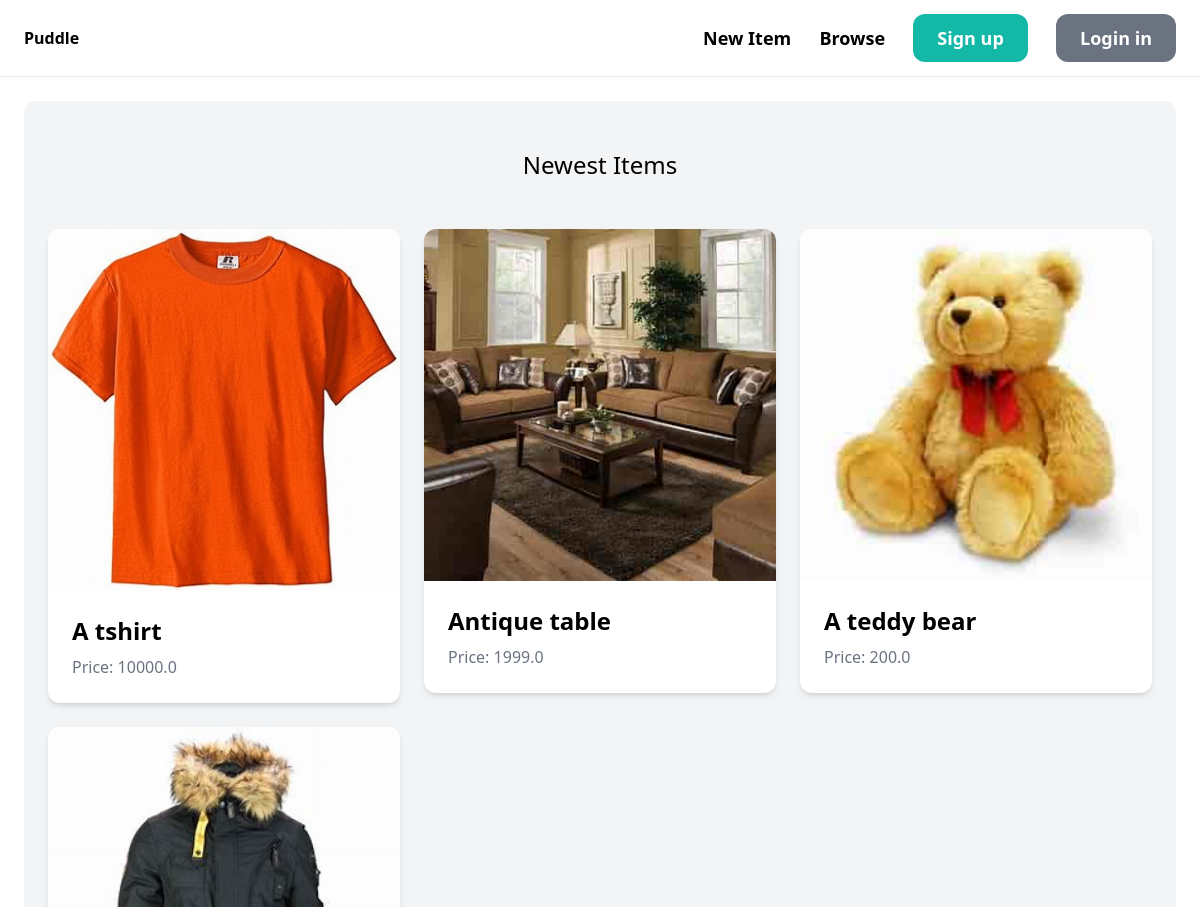
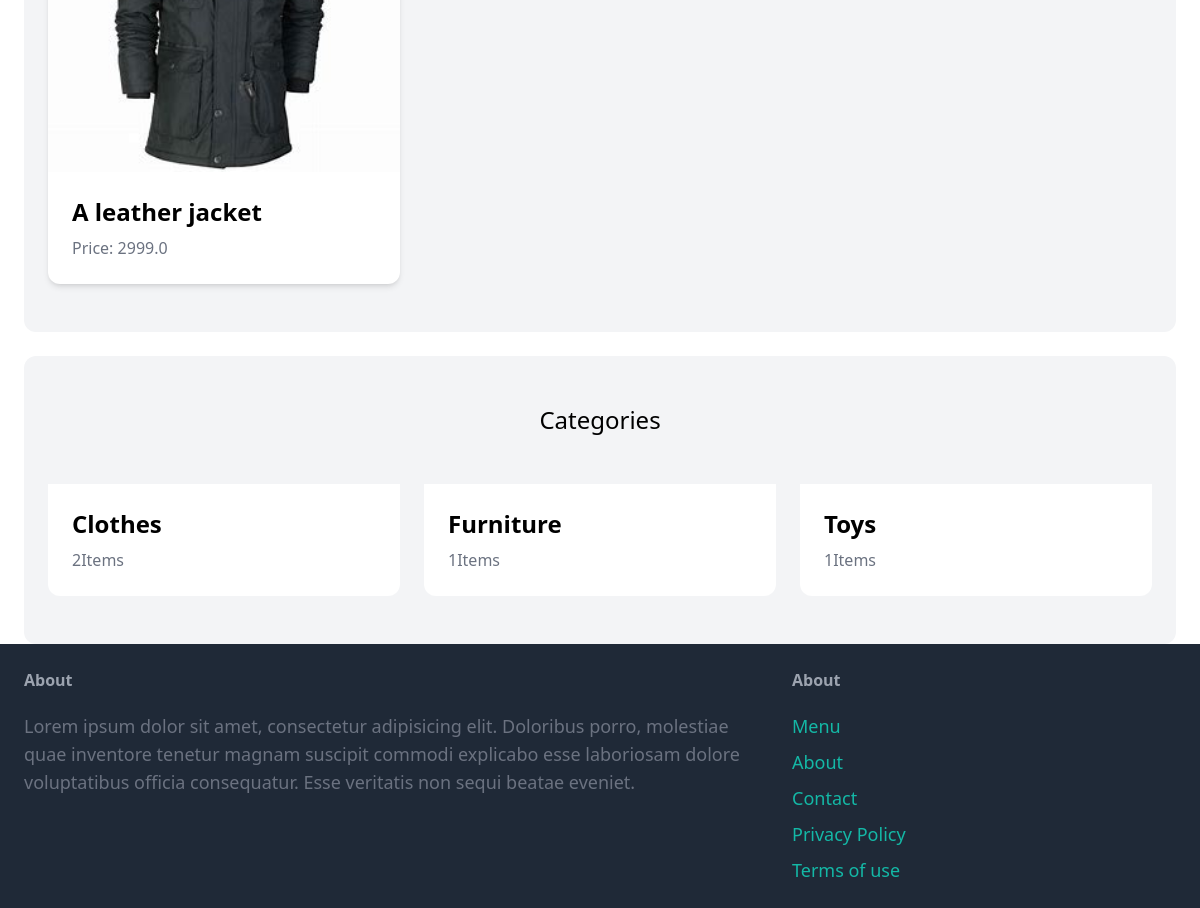
Before: / with the older database file (2 pictures, top to bottom).
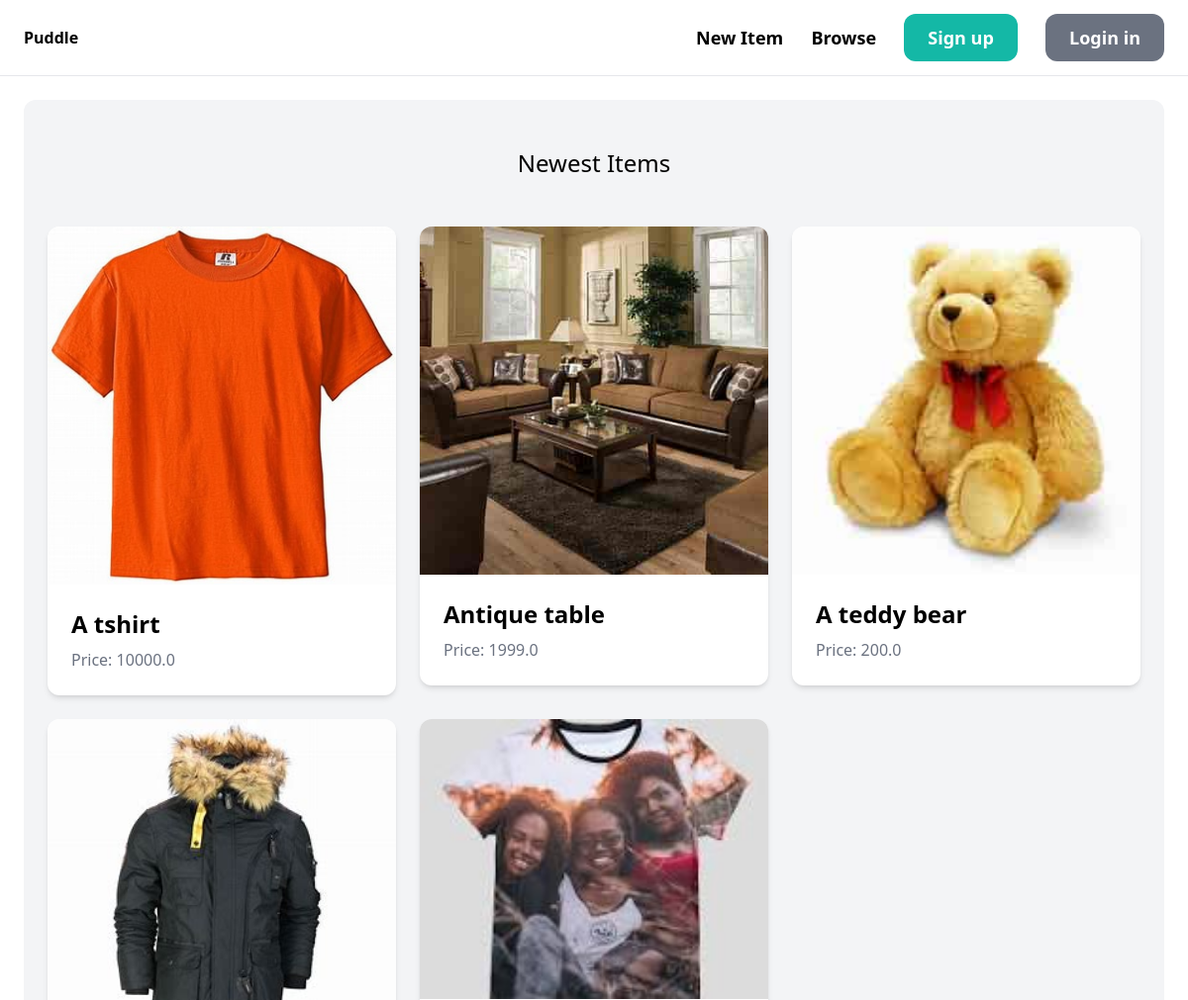
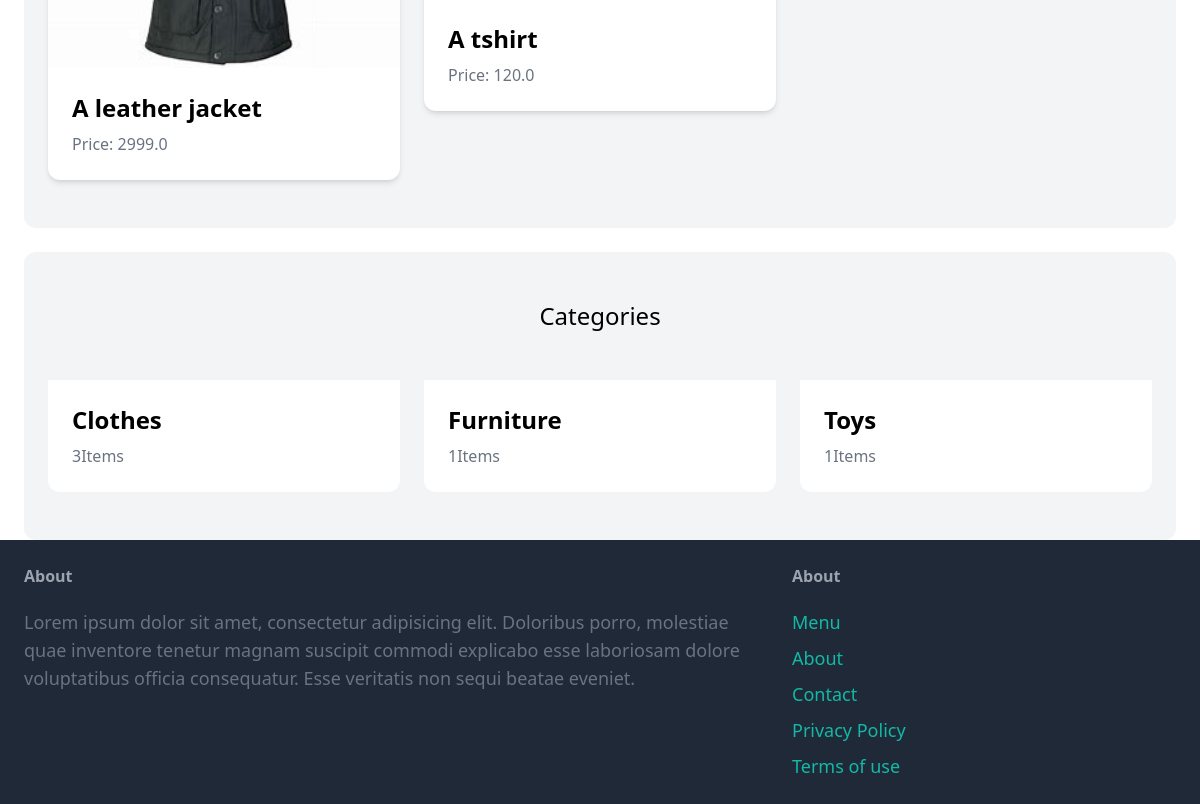
After: the same page with the newer database file (2 pictures, top to bottom).
### item/models.py (models this page shows, shortened)
class Item(models.Model):
    category = models.ForeignKey(Category, related_name='items', on_delete=models.CASCADE)
    name = models.CharField(max_length=255)
    slug = models.SlugField(max_length=255, unique=True, blank=True)
    description = models.TextField(blank=True, null=True)
    price = models.FloatField()
    image = models.ImageField(upload_to='items_images', blank=True, null=True)
    is_sold = models.BooleanField(default=False)
    created_by = models.ForeignKey(User, related_name='items', on_delete=models.CASCADE)
    created_at = models.DateTimeField(auto_now_add=True)

class Category(models.Model):
    name = models.CharField(max_length=255)
    slug = models.SlugField(max_length=255, unique=True, blank=True, editable=False)  # Make it non-fillable
    class Meta:
        verbose_name_plural = 'Categories'
        ordering = ('name',)

### core/views.py (the view)
# urls.py: path('',views.index ,name='index'),
def index(request):
  items=Item.objects.filter(is_sold=False)[0:6]
  categories=Category.objects.all()
  return render(request,'core/index.html',{
    'categories':categories,
    'items':items
  }
                )

### core/templates/core/index.html (shortened to what this page needs)
{% extends 'core/base.html' %}
{% block content %}
<div class="mt-6 px-6 py-12 bg-gray-100 rounded-xl">
    <h2 class="mb-12 text-2xl text-center">Newest Items</h2>
    <div class="grid grid-cols-1 sm:grid-cols-2 md:grid-cols-3 gap-6">
        {% for item in items %}
        <div>
            <a href="{% url 'item:detail' slug=item.slug %}">
                <div class="bg-white shadow-md rounded-xl overflow-hidden">
                    <div class="aspect-w-16 aspect-h-9">
                        <img src="{{ item.image.url }}" alt="{{ item.name }}" class="w-full h-full object-cover">
                    </div>
                    <div class="p-6">
                        <h2 class="text-2xl font-semibold">{{ item.name }}</h2>
                        <p class="text-gray-500 mt-2">Price: {{ item.price }}</p>
                    </div>
                </div>
          </a>
        </div>
        {% endfor %}
    </div>
</div>
<div class="mt-6 px-6 py-12 bg-gray-100 rounded-xl">
    <h2 class="mb-12 text-2xl text-center">Categories</h2>
    <div class="grid grid-cols-1 sm:grid-cols-2 md:grid-cols-3 gap-6">
        {%for category in categories%}
        <div>
    <a href="#">
            <div class="p-6 bg-white rounded-b-xl">
                <h2 class="text-2xl font-semibold">{{ category.name }}</h2>
                <p class="text-gray-500 mt-2"> {{ category.items.count }}Items</p>
            </div>
        </a>
        </div>
        {% endfor %}
    </div>
</div>
{% endblock %}

Changed rows visible on the page:
added Item: image (picture), name "A tshirt", price "120.0"
computed for Category "Clothes": items.count "2" → "3"
